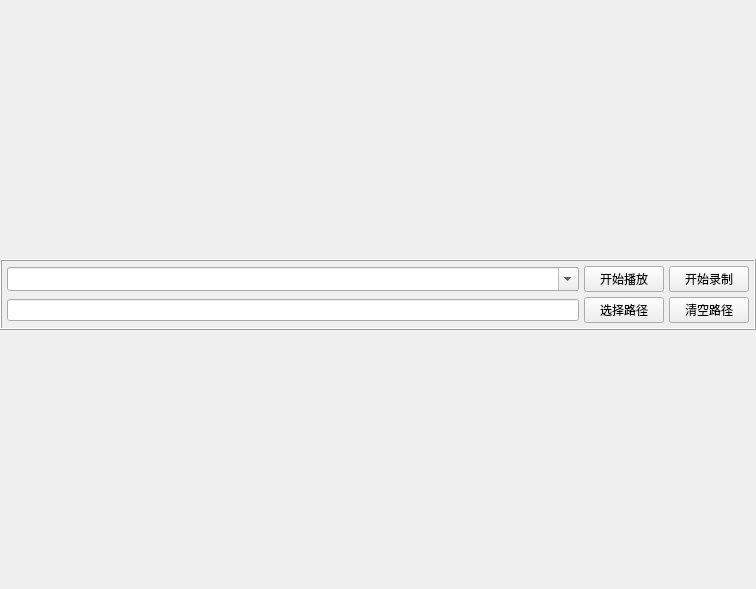
<?xml version="1.0" encoding="UTF-8"?>
<ui version="4.0">
 <class>Widget</class>
 <widget class="QWidget" name="Widget">
  <property name="geometry">
   <rect>
    <x>0</x>
    <y>0</y>
    <width>756</width>
    <height>589</height>
   </rect>
  </property>
  <property name="windowTitle">
   <string>Widget</string>
  </property>
  <layout class="QVBoxLayout" name="verticalLayout">
   <property name="spacing">
    <number>0</number>
   </property>
   <property name="leftMargin">
    <number>0</number>
   </property>
   <property name="topMargin">
    <number>0</number>
   </property>
   <property name="rightMargin">
    <number>0</number>
   </property>
   <property name="bottomMargin">
    <number>0</number>
   </property>
   <item>
    <widget class="QFrame" name="frame">
     <property name="sizePolicy">
      <sizepolicy hsizetype="Preferred" vsizetype="Fixed">
       <horstretch>0</horstretch>
       <verstretch>0</verstretch>
      </sizepolicy>
     </property>
     <property name="frameShape">
      <enum>QFrame::Box</enum>
     </property>
     <property name="frameShadow">
      <enum>QFrame::Raised</enum>
     </property>
     <layout class="QGridLayout" name="gridLayout">
      <property name="leftMargin">
       <number>5</number>
      </property>
      <property name="topMargin">
       <number>5</number>
      </property>
      <property name="rightMargin">
       <number>5</number>
      </property>
      <property name="bottomMargin">
       <number>5</number>
      </property>
      <property name="spacing">
       <number>5</number>
      </property>
      <item row="0" column="0">
       <widget class="QComboBox" name="com_url">
        <property name="editable">
         <bool>true</bool>
        </property>
        <property name="insertPolicy">
         <enum>QComboBox::InsertAtBottom</enum>
        </property>
        <property name="sizeAdjustPolicy">
         <enum>QComboBox::AdjustToMinimumContentsLengthWithIcon</enum>
        </property>
        <property name="duplicatesEnabled">
         <bool>false</bool>
        </property>
       </widget>
      </item>
      <item row="0" column="1">
       <widget class="QPushButton" name="but_open">
        <property name="sizePolicy">
         <sizepolicy hsizetype="Fixed" vsizetype="Fixed">
          <horstretch>0</horstretch>
          <verstretch>0</verstretch>
         </sizepolicy>
        </property>
        <property name="text">
         <string>开始播放</string>
        </property>
       </widget>
      </item>
      <item row="0" column="2">
       <widget class="QPushButton" name="but_save">
        <property name="sizePolicy">
         <sizepolicy hsizetype="Fixed" vsizetype="Fixed">
          <horstretch>0</horstretch>
          <verstretch>0</verstretch>
         </sizepolicy>
        </property>
        <property name="text">
         <string>开始录制</string>
        </property>
       </widget>
      </item>
      <item row="1" column="0">
       <widget class="QLineEdit" name="path">
        <property name="sizePolicy">
         <sizepolicy hsizetype="Preferred" vsizetype="Fixed">
          <horstretch>0</horstretch>
          <verstretch>0</verstretch>
         </sizepolicy>
        </property>
       </widget>
      </item>
      <item row="1" column="1">
       <widget class="QPushButton" name="btn_select">
        <property name="sizePolicy">
         <sizepolicy hsizetype="Fixed" vsizetype="Fixed">
          <horstretch>0</horstretch>
          <verstretch>0</verstretch>
         </sizepolicy>
        </property>
        <property name="text">
         <string>选择路径</string>
        </property>
       </widget>
      </item>
      <item row="1" column="2">
       <widget class="QPushButton" name="btn_clear">
        <property name="sizePolicy">
         <sizepolicy hsizetype="Fixed" vsizetype="Fixed">
          <horstretch>0</horstretch>
          <verstretch>0</verstretch>
         </sizepolicy>
        </property>
        <property name="text">
         <string>清空路径</string>
        </property>
       </widget>
      </item>
     </layout>
    </widget>
   </item>
  </layout>
 </widget>
 <resources/>
 <connections/>
</ui>
